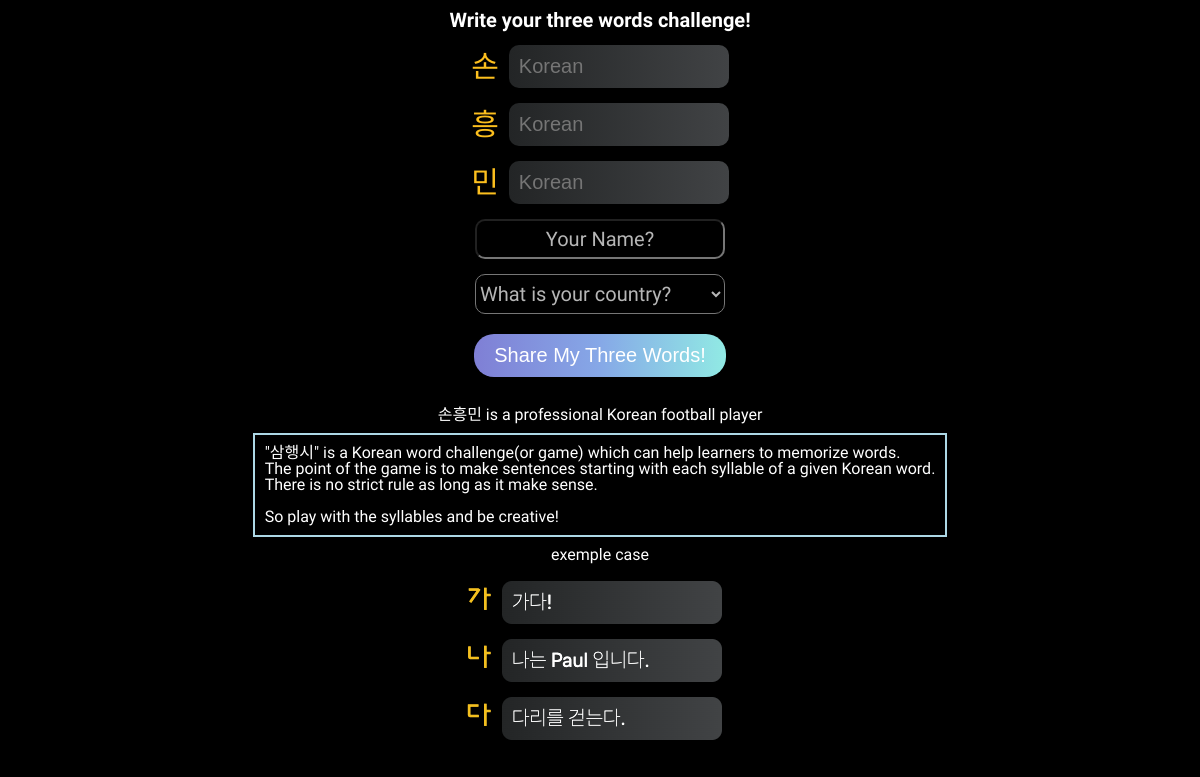
The app's page /gocreate, older data.
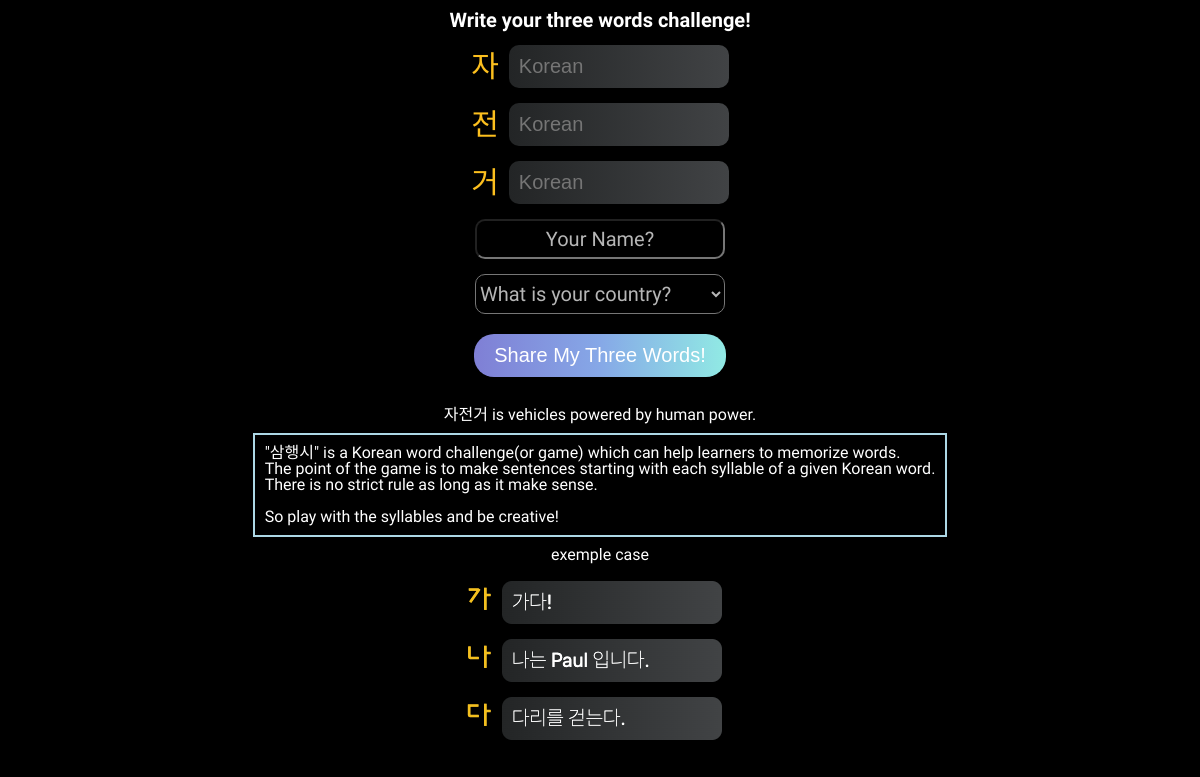
The same page, newer data.
### main/models.py (models this page shows, shortened)
class Keyword(models.Model):
    objects = models.Manager()
    name = models.CharField(max_length=50)
    translation = models.CharField(max_length=50)
    pronunciation = models.CharField(max_length=50)
    explanation = models.CharField(max_length=100)
    sum_of_like = models.IntegerField(default=0)
    is_show = models.BooleanField(verbose_name="오늘 표시할 것인가", null=False, default=False)
    release_date = models.DateTimeField()
    first_nation = models.ForeignKey(Nation, on_delete=models.CASCADE, related_name="첫번째")
    second_nation = models.ForeignKey(Nation, on_delete=models.CASCADE, related_name="두번째")
    third_nation = models.ForeignKey(Nation, on_delete=models.CASCADE, related_name="세번째")

### main/views.py (the view)
# urls.py: path('gocreate', views.go_create, name="go_create"),
def go_create(request):
    today_keyword = Keyword.objects.get(is_show=True)
    first = today_keyword.name[0]
    second = today_keyword.name[1]
    third = today_keyword.name[2]
    exp = today_keyword.explanation
    nation = Nation.objects.all()
    test = []
    for elem in nation:
        test.append(elem.name)
    test.sort()
    context = {
        'keyword' : today_keyword.name,
        'first' : first,
        'second' : second,
        'third' : third,
        'exp' : exp,
        'nation' : nation,
        'test':test
    }
    return render(request, 'write.html', context)

### main/templates/write.html (shortened to what this page needs)
{% load static %}
<!DOCTYPE html>
<html lang="en">
  <head>
    <link rel="stylesheet" href="{% static 'style.css' %}" />
    <link
      rel="stylesheet"
      href="https://use.fontawesome.com/releases/v5.7.2/css/all.css"
    />
  </head>
  <body>
    <div class="pre__title">Write your three words challenge!</div>
    <form action="{% url 'create' %}" method="POST">
      <p class="write__text__column">
        <span class="write__prompt">{{first}}</span>
        <input class="korean" name="first" id="first" placeholder="Korean" />
      </p>
      <p class="write__text__column">
        <span class="write__prompt">{{second}}</span>
        <input class="korean" name="second" id="second" placeholder="Korean" />
      </p>
      <p class="write__text__column">
        <span class="write__prompt">{{third}}</span>
        <input class="korean" name="third" id="third" placeholder="Korean" />
      </p>
      <p class="write__name__column">
        <input class="name" name="nickname" id="nickname" placeholder="Your Name?" />
      </p>
      <select name="nation" id="nation">
        <option value="">What is your country?</option>
      </select>
      <p>
        <input type="submit" value="Share My Three Words!" class="submit" />
      </p>
    </form>
    <div class="prompt__info">{{exp}}</div>
    <div class="prompt__info__box">
        "삼행시" is a Korean word challenge(or game) which can help learners to memorize words.<br>
        The point of the game is to make sentences starting with each syllable of a given Korean word.<br>
        There is no strict rule as long as it make sense.<br><br>
        So play with the syllables and be creative!
    </div>
    <div class="prompt__info">exemple case</div>
    <img src="{% static 'exemple.png' %}" class="exemple_image"/>
  </body>
</html>

Row changes from the older to the newer data that the page shows:
removed Keyword: explanation "손흥민 is a professional Korean football player"
added Keyword: explanation "자전거 is vehicles powered by human power."
Text that changed along with them:
{{ first }}: "손" → "자"
{{ second }}: "흥" → "전"
{{ third }}: "민" → "거"
